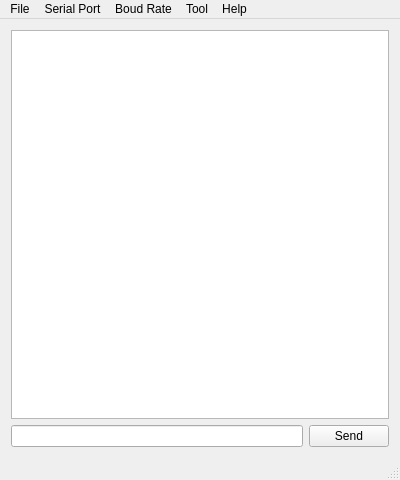
<?xml version="1.0" encoding="UTF-8"?>
<ui version="4.0">
 <class>MainWindow</class>
 <widget class="QMainWindow" name="MainWindow">
  <property name="enabled">
   <bool>true</bool>
  </property>
  <property name="geometry">
   <rect>
    <x>0</x>
    <y>0</y>
    <width>400</width>
    <height>480</height>
   </rect>
  </property>
  <property name="sizePolicy">
   <sizepolicy hsizetype="Expanding" vsizetype="Expanding">
    <horstretch>0</horstretch>
    <verstretch>0</verstretch>
   </sizepolicy>
  </property>
  <property name="windowTitle">
   <string>KitSprout - Serial Debugging Assistant</string>
  </property>
  <property name="windowIcon">
   <iconset>
    <normaloff>KitSprout_icon.ico</normaloff>KitSprout_icon.ico</iconset>
  </property>
  <property name="animated">
   <bool>true</bool>
  </property>
  <widget class="QWidget" name="centralWidget">
   <layout class="QGridLayout" name="gridLayout">
    <item row="5" column="0">
     <spacer name="horizontalSpacer_2">
      <property name="orientation">
       <enum>Qt::Horizontal</enum>
      </property>
      <property name="sizeHint" stdset="0">
       <size>
        <width>2736</width>
        <height>0</height>
       </size>
      </property>
     </spacer>
    </item>
    <item row="4" column="2">
     <spacer name="verticalSpacer">
      <property name="orientation">
       <enum>Qt::Vertical</enum>
      </property>
      <property name="sizeHint" stdset="0">
       <size>
        <width>0</width>
        <height>20</height>
       </size>
      </property>
     </spacer>
    </item>
    <item row="4" column="1">
     <widget class="QPushButton" name="pushButton_Send">
      <property name="enabled">
       <bool>true</bool>
      </property>
      <property name="sizePolicy">
       <sizepolicy hsizetype="Expanding" vsizetype="Expanding">
        <horstretch>0</horstretch>
        <verstretch>0</verstretch>
       </sizepolicy>
      </property>
      <property name="text">
       <string>Send</string>
      </property>
     </widget>
    </item>
    <item row="5" column="1">
     <spacer name="horizontalSpacer">
      <property name="orientation">
       <enum>Qt::Horizontal</enum>
      </property>
      <property name="sizeHint" stdset="0">
       <size>
        <width>70</width>
        <height>0</height>
       </size>
      </property>
     </spacer>
    </item>
    <item row="1" column="0" colspan="2">
     <widget class="QTextBrowser" name="textBrowser_Recv">
      <property name="html">
       <string>&lt;!DOCTYPE HTML PUBLIC &quot;-//W3C//DTD HTML 4.0//EN&quot; &quot;http://www.w3.org/TR/REC-html40/strict.dtd&quot;&gt;
&lt;html&gt;&lt;head&gt;&lt;meta name=&quot;qrichtext&quot; content=&quot;1&quot; /&gt;&lt;style type=&quot;text/css&quot;&gt;
p, li { white-space: pre-wrap; }
&lt;/style&gt;&lt;/head&gt;&lt;body style=&quot; font-family:'PMingLiU'; font-size:9pt; font-weight:400; font-style:normal;&quot;&gt;
&lt;p style=&quot;-qt-paragraph-type:empty; margin-top:0px; margin-bottom:0px; margin-left:0px; margin-right:0px; -qt-block-indent:0; text-indent:0px;&quot;&gt;&lt;br /&gt;&lt;/p&gt;&lt;/body&gt;&lt;/html&gt;</string>
      </property>
     </widget>
    </item>
    <item row="1" column="2">
     <spacer name="verticalSpacer_2">
      <property name="orientation">
       <enum>Qt::Vertical</enum>
      </property>
      <property name="sizeHint" stdset="0">
       <size>
        <width>0</width>
        <height>1824</height>
       </size>
      </property>
     </spacer>
    </item>
    <item row="4" column="0" alignment="Qt::AlignBottom">
     <widget class="QLineEdit" name="lineEdit_Send">
      <property name="sizePolicy">
       <sizepolicy hsizetype="Expanding" vsizetype="Expanding">
        <horstretch>0</horstretch>
        <verstretch>0</verstretch>
       </sizepolicy>
      </property>
     </widget>
    </item>
    <item row="0" column="0" colspan="2">
     <spacer name="horizontalSpacer_3">
      <property name="orientation">
       <enum>Qt::Horizontal</enum>
      </property>
      <property name="sizeHint" stdset="0">
       <size>
        <width>2736</width>
        <height>0</height>
       </size>
      </property>
     </spacer>
    </item>
   </layout>
  </widget>
  <widget class="QMenuBar" name="menuBar">
   <property name="geometry">
    <rect>
     <x>0</x>
     <y>0</y>
     <width>400</width>
     <height>21</height>
    </rect>
   </property>
   <widget class="QMenu" name="menuSerial_Port">
    <property name="title">
     <string>Serial Port</string>
    </property>
    <addaction name="actReflash_List"/>
    <addaction name="separator"/>
   </widget>
   <widget class="QMenu" name="menuBoud_Rate">
    <property name="title">
     <string>Boud Rate</string>
    </property>
   </widget>
   <widget class="QMenu" name="menuHelp">
    <property name="title">
     <string>Help</string>
    </property>
   </widget>
   <widget class="QMenu" name="menuFile">
    <property name="title">
     <string>File</string>
    </property>
    <addaction name="actOpen"/>
   </widget>
   <widget class="QMenu" name="menuTool">
    <property name="title">
     <string>Tool</string>
    </property>
    <addaction name="actSerial_Scope"/>
    <addaction name="actViewer_3D"/>
    <addaction name="actFile_Sender"/>
   </widget>
   <addaction name="menuFile"/>
   <addaction name="menuSerial_Port"/>
   <addaction name="menuBoud_Rate"/>
   <addaction name="menuTool"/>
   <addaction name="menuHelp"/>
  </widget>
  <widget class="QStatusBar" name="statusBar"/>
  <action name="actOpen">
   <property name="text">
    <string>Open</string>
   </property>
  </action>
  <action name="actReflash_List">
   <property name="text">
    <string>Reflash List</string>
   </property>
  </action>
  <action name="actSerial_Scope">
   <property name="checkable">
    <bool>true</bool>
   </property>
   <property name="text">
    <string>Serial Scope</string>
   </property>
  </action>
  <action name="actViewer_3D">
   <property name="checkable">
    <bool>true</bool>
   </property>
   <property name="text">
    <string>3D Viewer</string>
   </property>
   <property name="toolTip">
    <string>3D Viewer</string>
   </property>
  </action>
  <action name="actFile_Sender">
   <property name="checkable">
    <bool>true</bool>
   </property>
   <property name="text">
    <string>File Sender</string>
   </property>
  </action>
 </widget>
 <layoutdefault spacing="6" margin="11"/>
 <resources/>
 <connections/>
</ui>
